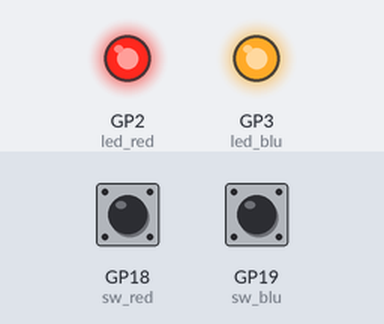
Simulated run of this program. Board: Raspberry Pi Pico running MicroPython. Parts: output pins drawn as LEDs (lit = HIGH). The inputs (shaded band) are chosen by the test bench; at power-on: GP18 (sw_red) HIGH, GP19 (sw_blu) HIGH.

Above: at 1.2 s.
1.3 s: GP18 (sw_red) pulled LOW for 0.15 s
At 1.38 s:
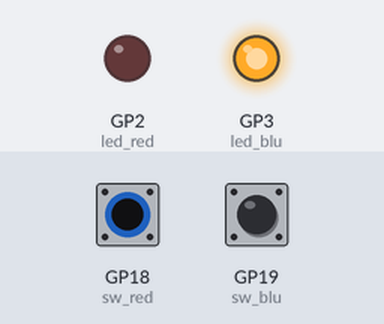
2.9 s: GP19 (sw_blu) pulled LOW for 0.15 s
At 2.99 s:
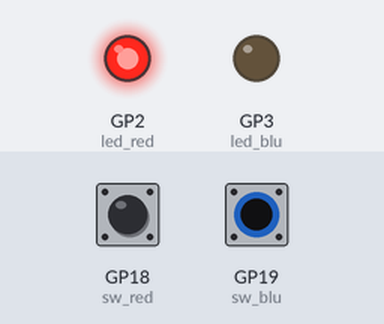
4.5 s: GP19 (sw_blu) pulled LOW for 3.2 s
At 8.7 s:
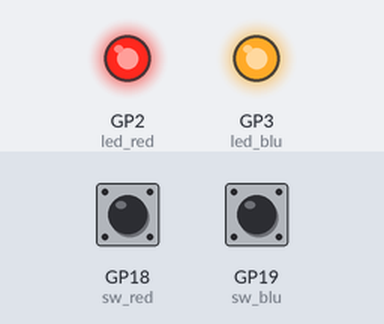
9.2 s: GP18 (sw_red) pulled LOW for 3.2 s
At 9.6 s:
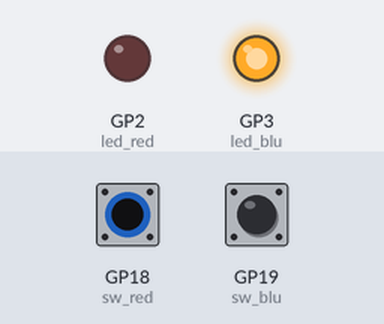
13.9 s: GP18 (sw_red) driven LOW and GP19 (sw_blu) driven LOW
At 14.4 s:
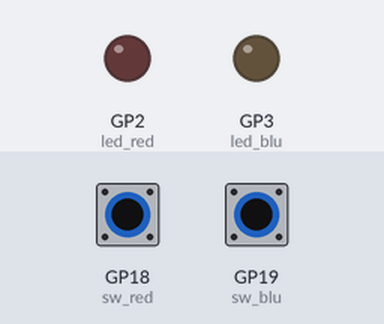
Timing chart, 0 to 16.4 s (numbered marks = the images above; inputs shaded):
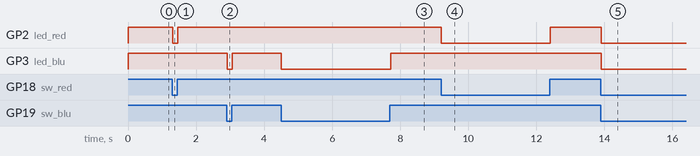

The program:

3_led_sw.py
```python
from machine import Pin
import time

# GPIO 핀 설정
led_red = Pin(2, Pin.OUT)
led_blu = Pin(3, Pin.OUT)

sw_red = Pin(18, Pin.IN, Pin.PULL_UP)
sw_blu = Pin(19, Pin.IN, Pin.PULL_UP)

# 메인 루프
try:
    while True:
        valSW_red = sw_red.value()
        valSW_blu = sw_blu.value()
        time.sleep(0.01)

        if (not valSW_red) :
            led_red.off() # led on
        else:
            led_red.on() # led off

        if (not valSW_blu) :
            led_blu.off() # led on
        else:
            led_blu.on() # led off

except KeyboardInterrupt :
    print("Turn off")
```

Measured:
- after the input at 1.3 s, GP2 (led_red): HIGH → LOW at once, → HIGH 0.15 s later
- after the input at 2.9 s, GP3 (led_blu): HIGH → LOW at once, → HIGH 0.15 s later
- after the input at 4.5 s, GP3 (led_blu): HIGH → LOW at once, → HIGH 3.2 s later
- after the input at 9.2 s, GP2 (led_red): HIGH → LOW at once, → HIGH 3.2 s later
- after the input at 13.9 s, GP2 (led_red), GP3 (led_blu): HIGH → LOW at once
